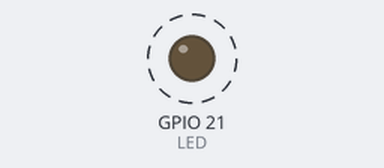
The program below on a simulated ESP32-S3. On the bench: output pins drawn as LEDs (lit = HIGH). Dashed ring = blinking.

Above: at 0.5 s.
Timing chart, 0 to 4.6 s (numbered marks = the images above):
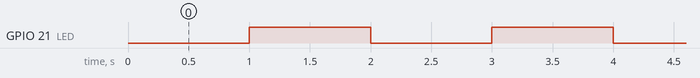

The program:

main.cpp
```cpp
#include <Arduino.h>

#define LED 21
hw_timer_t *My_timer = NULL;
void IRAM_ATTR onTimer(){
digitalWrite(LED, !digitalRead(LED));
}
void setup() {
pinMode(LED, OUTPUT);
My_timer = timerBegin(0, 80, true);
timerAttachInterrupt(My_timer, &onTimer, true);
timerAlarmWrite(My_timer, 1000000, true);
timerAlarmEnable(My_timer); //Just Enable
}
void loop() {
}
```

Measured:
- by itself, GPIO 21 (LED): alternates HIGH for 1.0 s and LOW for 1.0 s
